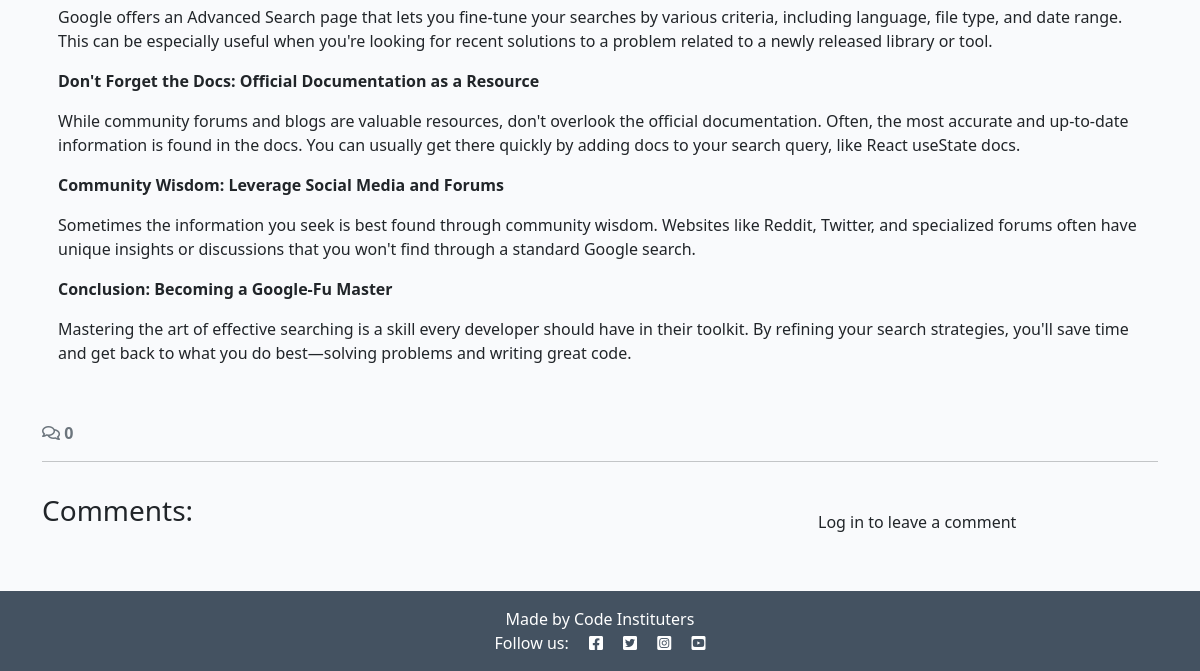
Page /google-fu-mastering-the-art-of-efficient-searching-for-developers/ (lower part) on the earlier database version.
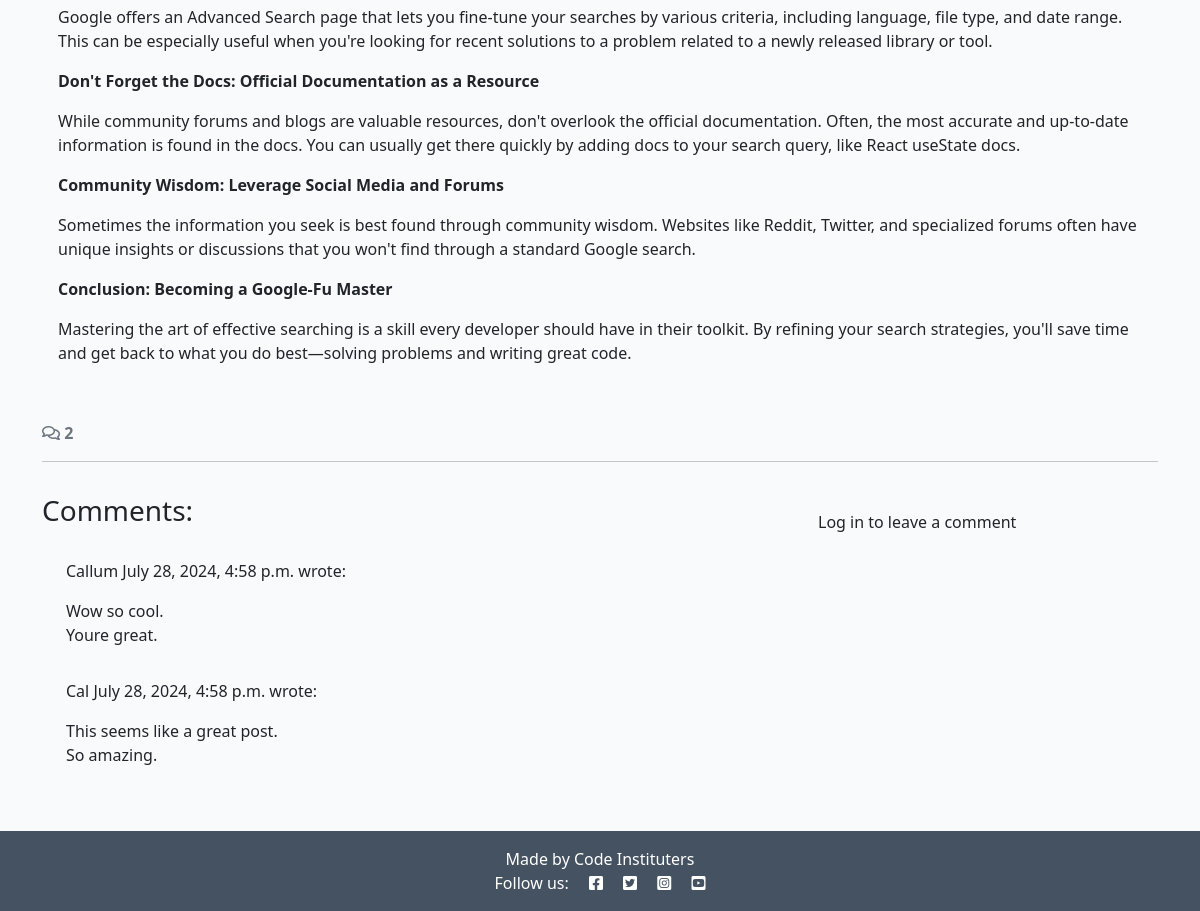
Same page on the later database version.
### blog/models.py (models this page shows, shortened)
class Post(models.Model):
    title = models.CharField(max_length=200, unique=True)
    slug = models.SlugField(max_length=200, unique=True)
    author = models.ForeignKey(
        User, on_delete=models.CASCADE, related_name="blog_posts"
    )
    content = models.TextField()
    created_on = models.DateTimeField(auto_now_add=True)
    status = models.IntegerField(choices=STATUS, default=0)
    excerpt = models.TextField(blank=True)
    updated_on = models.DateTimeField(auto_now=True)
    class Meta:
        ordering = ["-created_on"]

class Comment(models.Model):
    post = models.ForeignKey(
        Post, on_delete=models.CASCADE, related_name="comments"
    )
    author = models.ForeignKey(
        User, on_delete=models.CASCADE, related_name="commenter"
    )
    body = models.TextField()
    approved = models.BooleanField(default=False)
    created_on = models.DateTimeField(auto_now_add=True)
    class Meta:
        ordering = ["created_on"]

### blog/views.py (the view, shortened to what this page needs)
# urls.py: path('<slug:slug>/', views.post_detail, name='post_detail'),
def post_detail(request, slug):
    queryset = Post.objects.filter(status=1)
    post = get_object_or_404(queryset, slug=slug)
    comments = post.comments.all().order_by("-created_on")
    comment_count = post.comments.filter(approved=True).count()
    comment_form = CommentForm()
    return render(
        request,
        "blog/post_detail.html",
        {
        "post": post,
        "comments": comments,
        "comment_count": comment_count,
        "comment_form": comment_form,
        },
    )

### blog/templates/blog/post_detail.html (shortened to what this page needs)
{% extends 'base.html' %} {% block content %}
{% load static %}
{% load crispy_forms_tags %}
<div class="container">
  <div class="row">
    <div class="col card mb-4  mt-3 left  top">
      <div class="card-body">
        <p class="card-text">
          {{ post.content | safe }}
        </p>
      </div>
    </div>
  </div>
  <div class="row">
    <div class="col-12">
      <strong class="text-secondary">
        <i class="far fa-comments"></i> {{ comment_count }}
      </strong>
    </div>
    <div class="col-12">
      <hr>
    </div>
  </div>
  <div class="row">
    <div class="col-md-8 card mb-4  mt-3 ">
      <h3>Comments:</h3>
      <div class="card-body">
        {% for comment in comments %}
        <div class="p-2 comments
          ">
          <p class="font-weight-bold">
            {{ comment.author }}
            <span class="font-weight-normal">
              {{ comment.created_on }}
            </span> wrote:
          </p>
          <div id="comment{{ comment.id }}">
            {{ comment.body | linebreaks }}
          </div>
        </div>
        {% endfor %}
      </div>
    </div>
    <div class="col-md-4 card mb-4 mt-3">
      <div class="card-body">
        {% if user.is_authenticated %}
        <h3>Leave a comment:</h3>
        <p>Posting as: {{ user.username }}</p>
        <form id="commentForm" method="post" style="margin-top: 1.3em;">
          {{ comment_form | crispy }}
          {% csrf_token %}
          <button id="submitButton" type="submit" class="btn btn-signup btn-lg">Submit</button>
        </form>
        {% else %}
        <p>Log in to leave a comment</p>
        {% endif %}
      </div>
    </div>
  </div>
</div>
{% endblock content %}

### templates/base.html (shortened to what this page needs)
{% load static %}
{% url 'home' as home_url %}
{% url 'about' as about_url %}
{% url 'account_login' as login_url %}
{% url 'account_signup' as signup_url %}
{% url 'account_logout' as logout_url %}
<!DOCTYPE html>
<html class="h-100" lang="en">
<head>
    <link rel="stylesheet" href="https://cdnjs.cloudflare.com/ajax/libs/font-awesome/5.15.3/css/all.min.css">
    <link href="https://cdn.jsdelivr.net/npm/bootstrap@5.0.1/dist/css/bootstrap.min.css" rel="stylesheet"
>
    <link rel="stylesheet" href="{% static 'css/style.css' %}">
</head>
<body class="d-flex flex-column h-100 main-bg">
    <main class="flex-shrink-0 main-bg">
        {% block content %}{% endblock content %}
    </main>
    <footer class="footer mt-auto py-3 dark-bg">
        <p class="m-0 text-center text-white">
            {% block copyright %}
            Made by Code Instituters
            {% endblock copyright %}
        </p>
        <p class="m-0 text-center text-white">Follow us: <i class="fab fa-facebook-square ms-3"></i>
            <i class="fab fa-twitter-square ms-3"></i>
            <i class="fab fa-instagram-square ms-3"></i>
            <i class="fab fa-youtube-square ms-3"></i>
        </p>
    </footer>
</body>
</html>

### static/css/style.css (style rules this page uses)
body { background-color: #F9FAFC; }
.dark-bg { background-color: #445261; }
.main-bg { background-color: #F9FAFC; }
.card { border: none; background-color: transparent; }

Differences in the rows shown:
added Comment: author "Callum", created_on "July 28, 2024, 4:58 p.m.", body "Wow so cool. Youre great."
added Comment: author "Cal", created_on "July 28, 2024, 4:58 p.m.", body "This seems like a great post. So amazing."
Other differences:
{{ comment_count }}: "0" → "2"
